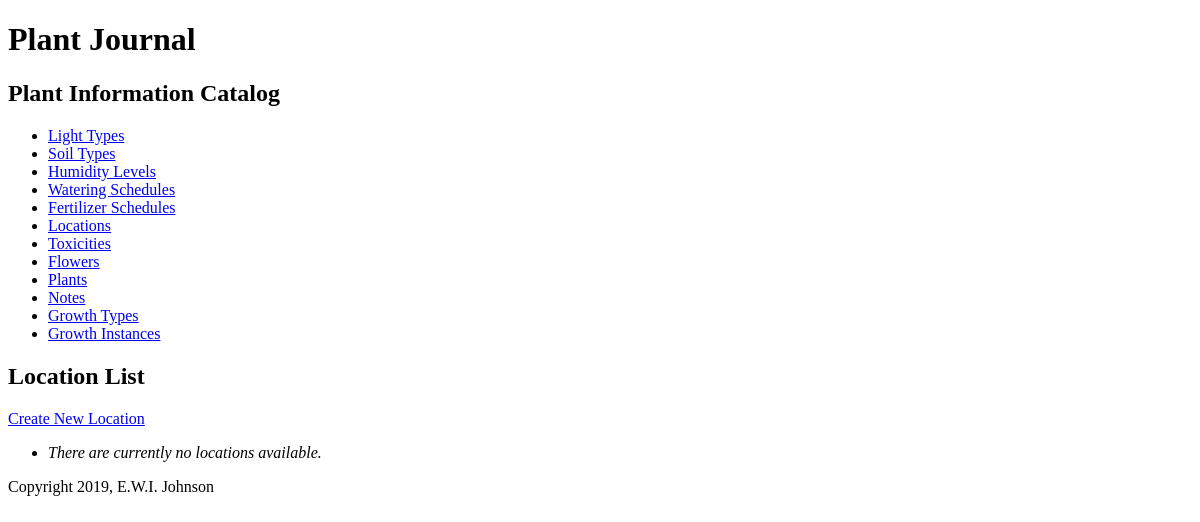
Before: /location/ with the older database file.
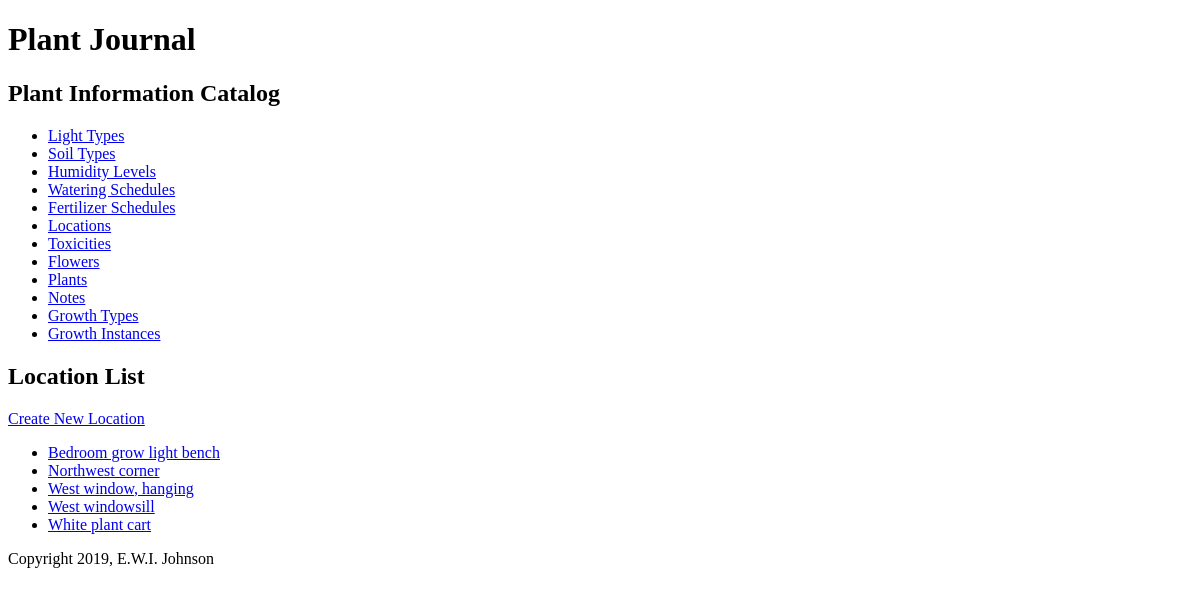
After: the same page with the newer database file.
### plantjournal/models.py (models this page shows, shortened)
class Location(models.Model):
    location_id = models.AutoField(primary_key=True)
    location_name = models.CharField(max_length=45, unique=True)
    def __str__(self):
        return '%s' % self.location_name
    def get_absolute_url(self):
        return reverse('plantjournal_location_detail_urlpattern',
                       kwargs={'pk': self.pk})
    class Meta:
        ordering = ['location_name']

### plantjournal/views.py (the view)
class LocationList(View):
    def get(self, request):
        return render(
            request,
            'plantjournal/location_list.html',
            {'location_list': Location.objects.all()}
        )

### templates/plantjournal/location_list.html (shortened to what this page needs)
{% extends 'plantjournal/base.html' %}
{% block content %}
    <h2>Location List</h2>
    <div>
        <a href="{% url 'plantjournal_location_create_urlpattern' %}">
            Create New Location
        </a>
    </div>
    <ul>
        {% for location in location_list %}
            <li>
                <a href="{{ location.get_absolute_url }}">{{ location }}</a>
            </li>
        {% empty %}
            <li><em>There are currently no locations available.</em></li>
        {% endfor %}
    </ul>
{% endblock %}

### templates/plantjournal/base.html (shortened to what this page needs)
<!DOCTYPE html>
<html lang="en">
<head>
</head>
<body>
<div>
    <header>
        <h1>Plant Journal</h1>
        <h2>Plant Information Catalog</h2>
    </header>
    <nav>
        <ul>
            <li>
                <a href="{% url 'plantjournal_light_list_urlpattern' %}">
                    Light Types</a></li>
            <li>
                <a href="{% url 'plantjournal_soil_list_urlpattern' %}">
                    Soil Types</a></li>
            <li>
                <a href="{% url 'plantjournal_humidity_list_urlpattern' %}">
                    Humidity Levels</a></li>
            <li>
                <a href="{% url 'plantjournal_water_list_urlpattern' %}">
                    Watering Schedules</a></li>
            <li>
                <a href="{% url 'plantjournal_fertilizer_list_urlpattern' %}">
                    Fertilizer Schedules</a></li>
            <li>
                <a href="{% url 'plantjournal_location_list_urlpattern' %}">
                    Locations</a></li>
            <li>
                <a href="{% url 'plantjournal_toxicity_list_urlpattern' %}">
                    Toxicities</a></li>
            <li>
                <a href="{% url 'plantjournal_flower_list_urlpattern' %}">
                    Flowers</a></li>
            <li>
                <a href="{% url 'plantjournal_plant_list_urlpattern' %}">
                    Plants</a></li>
            <li>
                <a href="{% url 'plantjournal_note_list_urlpattern' %}">
                    Notes</a></li>
            <li>
                <a href="{% url 'plantjournal_growth_type_list_urlpattern' %}">
                    Growth Types</a></li>
            <li>
                <a href="{% url 'plantjournal_growth_instance_list_urlpattern' %}">
                    Growth Instances</a></li>
        </ul>
    </nav>
    <main>
        {% block content %}{% endblock %}
    </main>
</div>
<footer>
    <p>
        <a>Copyright 2019, E.W.I. Johnson </a>
    </p>
</footer>
</body>
</html>

Changed rows visible on the page:
added Location: location_name "Bedroom grow light bench"
added Location: location_name "Northwest corner"
added Location: location_name "West window, hanging"
added Location: location_name "West windowsill"
added Location: location_name "White plant cart"
Other visible differences:
text no longer shown: "There are currently no locations available."
